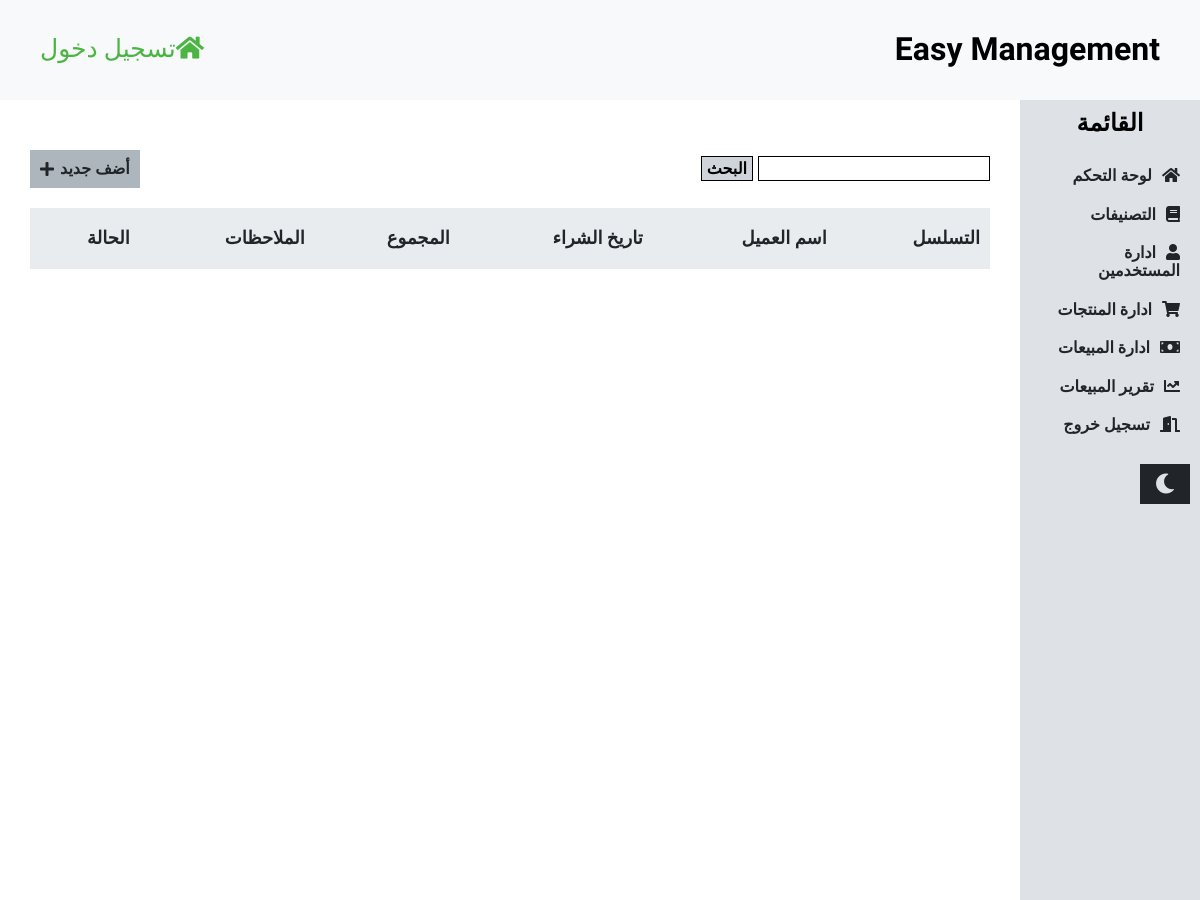
/sales, run on an earlier commit of the app's database.
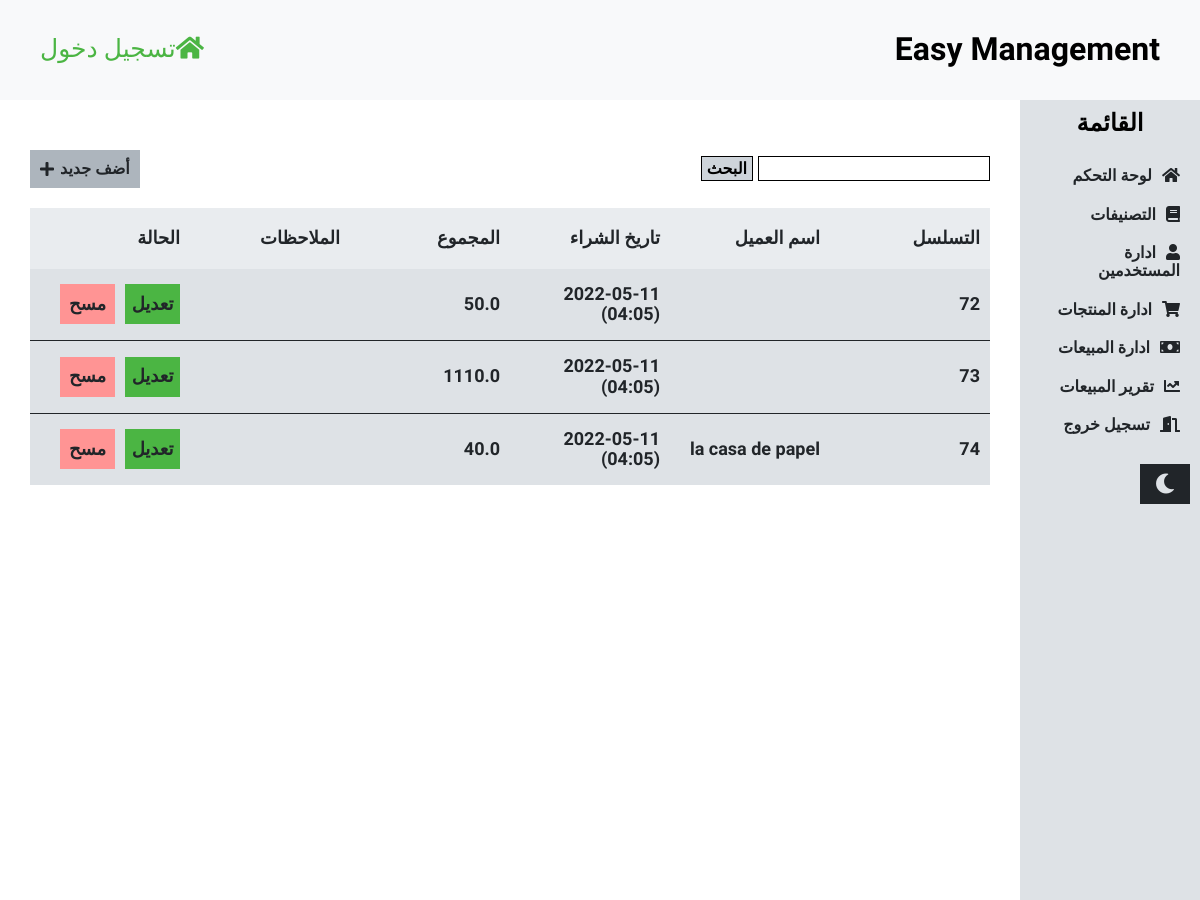
And on a later commit of the database.
### management/models.py (models this page shows, shortened)
class Sale(models.Model):
    name = models.CharField(null=True, max_length=50)
    date_of_purchase = models.DateTimeField(null=True, default=datetime.now())
    product = models.CharField(null=True, max_length=50)
    price_of_selling = models.FloatField(null=True)
    quantity = models.IntegerField(null=True)
    total = models.FloatField(null=True)
    f_total = models.FloatField(null=True)
    notes = models.TextField(null=True)

### management/views.py (the view)
# urls.py: path("sales", sales, name="sales"),
def sales(request):
    searches = Sale.objects.all()
    if request.POST and request.POST.get("search"):
        search = request.POST.get("search")
        searches = searches.filter(name__icontains=search)
        if searches.filter(name__icontains=request.POST.get("search")):
            messages.success(request, "جميع النتائج")
    context = {
        "sales": Sale.objects.all(),
        "searches": searches
    }
    return render(request, "sales.html", context)

### templates/sales.html (shortened to what this page needs)
{% extends "base.html" %}
{% load static %}
{% block content %}
    <div class="tables">
        <div class="options">
            <form class="search" method="post">
                <input type="text" name="search">
                <button>البحث</button>
            </form>
            <a class="add" href="{% url "add-sales" %}">
                أضف جديد
                <i class="fas fa-plus"></i>
            </a>
        </div>
        <table class="users">
            <thead>
            <tr>
                <th>التسلسل</th>
                <th>اسم العميل</th>
                <th>تاريخ الشراء</th>
                <th>المجموع</th>
                <th>الملاحظات</th>
                <th>الحالة</th>
            </tr>
            </thead>
            <tbody>
            {% if searches %}
                {% for search in searches %}
                    <tr>
                        <td>{{ search.id }}</td>
                        <td>{{ search.name }}</td>
                        <td>{{ search.date_of_purchase|date:"Y-m-d (H:m)" }}</td>
                        <td>{{ search.total }}</td>
                        <td>{{ search.notes }}</td>
                        <td class="status">
                            <a href="{% url "update_sales" sales_id=search.id %}">تعديل</a>
                            <a href="{% url "delete_sales" sales_id=search.id %}">مسح</a>
                        </td>
                    </tr>
                {% endfor %}
            {% endif %}
            </tbody>
        </table>
    </div>
{% endblock %}

### templates/base.html (shortened to what this page needs)
{% load static %}
<!DOCTYPE html>
<html lang="ar">
<head>
    <link rel="stylesheet" href="{% static "css/normalize.css" %}"/>
    <link rel="stylesheet" href="{% static "css/all.min.css" %}"/>
    <link rel="stylesheet" href="{% static "css/style.css" %}"/>
    <link rel="stylesheet" href="{% static "css/responsive.css" %}"/>
</head>
<body>
<nav>
    <div class="nav-items">
        <div class="logo"><h1>easy management</h1></div>
    </div>
    <div class="admin">
        {% if user.is_authenticated %}
            {% if user.is_superuser %}
                Admin: <span>{{ user.username }}</span>
            {% else %}
                User: <span>{{ user.username }}</span>
            {% endif %}
        {% else %}
            <a style="color: #4bb543" href="{% url "log_in" %}"><i class="fas fa-home"></i>تسجيل دخول</a>
        {% endif %}
    </div>
</nav>
<div class="container">
    <div class="side-menu">
        <ul class="links">
            <h2>القائمة</h2>
            <li>
                <a href="{% url "home" %}"><i class="fas fa-home"></i>لوحة التحكم</a>
            </li>
            <li>
                <a href="{% url "category" %}"><i class="fas fa-book"></i>التصنيفات</a>
            </li>
            <li>
                <a href="{% url "users" %}"><i class="fas fa-user"></i>ادارة المستخدمين</a>
            </li>
            <li>
                <a href="{% url "products" %}"
                ><i class="fas fa-shopping-cart"></i>ادارة المنتجات</a
                >
            </li>
            <li>
                <a href="{% url "sales" %}"
                ><i class="fas fa-money-bill"></i>ادارة المبيعات</a
                >
            </li>
            <li>
                <a href="{% url "report_sales" %}"><i class="fas fa-chart-line"></i>تقرير المبيعات</a>
            </li>
            <li>
                <a href="{% url "logout" %}"><i class="fas fa-door-open"></i>تسجيل خروج</a>
            </li>
            <li class="dark"><i class="fas fa-moon"></i></li>
        </ul>
    </div>
    {% block content %}
    {% endblock %}
</div>
</body>
</html>

### project/static/css/style.css (style rules this page uses)
* { padding: 0; margin: 0; box-sizing: border-box; }
a { text-decoration: none; }
ul { list-style: none; }
body { direction: rtl; font-family: "Markazi Text", serif; background-color: #fff; }
.container { width: 100%; display: grid; grid-template-columns: 15% 85%; position: relative; }
.dark { max-width: 50px; padding: 10px; display: flex; justify-content: center; align-items: center; background-color: #212529; border: 0; cursor: pointer; color: #dee2e6; font-size: 20px; margin-top: 20px; }
.dark i, .light i { margin: 0 !important; }
nav { display: flex; align-items: center; justify-content: space-between; background-color: #f8f9fa; padding: 10px 40px; }
.nav-items { display: flex; align-items: center; max-width: 100%; flex-wrap: wrap; }
.logo { margin-left: 30px; }
.admin { font-size: 25px; text-transform: capitalize; }
.side-menu { background-color: #dee2e6; font-weight: bold; min-height: 100vh; }
.links { padding: 10px; }
.links h2 { text-align: center; margin-bottom: 20px; }
.links li { padding: 10px; }
.links li i { margin-left: 10px; }
.links li a { color: #212529; }
.tables { padding: 0 30px; width: 100%; margin: 30px 0; color: #212529; }
.options { display: flex; justify-content: space-between; align-items: center; padding: 20px 0; flex-wrap: wrap; }
.search { height: 25px; display: flex; }
.search input { padding: 5px; border: 1px solid; height: 100%; outline: none; width: 100%; }
.search button { height: 100%; padding: 0 5px; font-weight: bold; background-color: #ced4da; border: 1px solid; cursor: pointer; margin-right: 5px; }
.add { background-color: #adb5bd; padding: 10px; color: #212529; font-weight: bold; display: flex; justify-content: center; align-items: center; height: 100%; }
.add i { margin-right: 6px; }
table { color: #212529; font-size: 18px; font-weight: bold; width: 100%; height: 100px; border-collapse: collapse; }
thead { background-color: #e9ecef; font-weight: bold; }
thead th { padding: 20px 10px; text-align: right; }
tbody { background-color: #dee2e6; }
tbody tr { border-bottom: 1px solid; }
tbody tr:last-child { border: 0; }
tbody td { padding: 15px 10px; }
.users tbody td { width: calc(100% / 6); }
.status { display: flex; width: 100% !important; height: 100%; align-items: center; }
.status a:first-child { background-color: #4bb543; color: #212529; margin-left: 10px; display: flex; justify-content: center; align-items: center; width: 55px; height: 40px; }
.status a:last-child { background-color: #ff9494; color: #212529; display: flex; justify-content: center; align-items: center; width: 55px; height: 40px; }
h1 { text-align: center; text-transform: capitalize; }
h2 { margin-bottom: 20px; text-align: center; }

What changed in the data, as far as the page shows it:
added Sale: id "72", date_of_purchase "2022-05-11 (04:05)", total "50.0"
added Sale: id "73", date_of_purchase "2022-05-11 (04:05)", total "1110.0"
added Sale: id "74", name "la casa de papel", date_of_purchase "2022-05-11 (04:05)", total "40.0"
